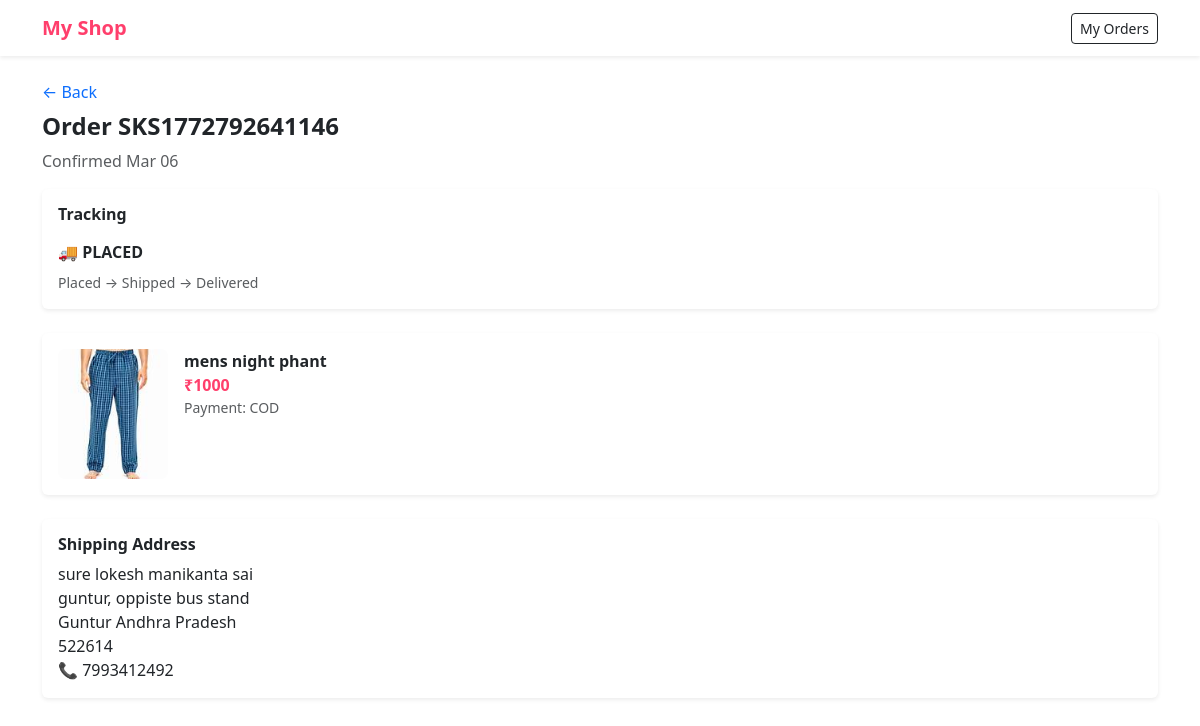
The app's page /order/5 (signed in) with its own data.
### models/order.py (models this page shows)
class Order(db.Model):
    __tablename__ = "order"
    id = db.Column(db.Integer, primary_key=True)
    order_id = db.Column(db.String(20), nullable=False)
    user_id = db.Column(db.Integer, db.ForeignKey("user.id"), nullable=False)
    product_id = db.Column(db.Integer, db.ForeignKey("product.id"), nullable=False)
    address_id = db.Column(db.Integer, db.ForeignKey("address.id"), nullable=False)
    payment_method = db.Column(db.String(20), nullable=False)
    status = db.Column(db.String(20), default="Placed")
    created_at = db.Column(db.DateTime, default=datetime.utcnow)
    size = db.Column(db.String(10))
    user = db.relationship("User", backref="orders")
    product = db.relationship("Product", backref="orders")
    address = db.relationship("Address", backref="orders")

### models/product.py (models this page shows)
class Product(db.Model):
    id = db.Column(db.Integer, primary_key=True)
    name = db.Column(db.String(100), nullable=False)
    price = db.Column(db.Integer, nullable=False)
    category = db.Column(db.String(50))
    type = db.Column(db.String(50))
    color = db.Column(db.String(30))
    brand = db.Column(db.String(50))
    sizes = db.Column(db.String(100))
    image = db.Column(db.String(200))
    image2 = db.Column(db.String(200))
    image3 = db.Column(db.String(200))

### models/address.py (models this page shows)
class Address(db.Model):
    id = db.Column(db.Integer, primary_key=True)
    user_id = db.Column(db.Integer, db.ForeignKey("user.id"))
    name = db.Column(db.String(100))
    mobile = db.Column(db.String(10))
    email = db.Column(db.String(120))
    house = db.Column(db.String(200))
    street = db.Column(db.String(200))
    city = db.Column(db.String(100))
    state = db.Column(db.String(100))
    pincode = db.Column(db.String(10))

### app.py (the view)
@app.route("/order/<int:id>")
def order_detail(id):
    if "user_id" not in session:
        return redirect("/login")
    order = Order.query.get_or_404(id)
    return render_template("order_detail.html", order=order)

### templates/order_detail.html (shortened to what this page needs)
{% extends "base.html" %}
{% block content %}
<a href="/my-orders" class="text-decoration-none">← Back</a>
<h4 class="fw-bold mt-2">Order {{ order.order_id }}</h4>
<p class="text-muted">Confirmed {{ order.created_at.strftime("%b %d") }}</p>
<div class="card border-0 shadow-sm mb-4">
<div class="card-body">
<h6 class="fw-bold mb-3">Tracking</h6>
<div class="mb-2">
🚚 <span class="fw-semibold">{{ order.status }}</span>
</div>
<div class="text-muted small">
Placed → Shipped → Delivered
</div>
</div>
</div>
<div class="card border-0 shadow-sm mb-4">
<div class="card-body d-flex gap-3">
<img src="{{ url_for('static', filename=order.product.image) }}"
     style="width:110px; height:130px; object-fit:cover; border-radius:8px;">
<div>
<div class="fw-semibold">
{{ order.product.name }}
</div>
<div class="pink fw-bold">
₹{{ order.product.price }}
</div>
<div class="text-muted small">
Payment: {{ order.payment_method|upper }}
</div>
</div>
</div>
</div>
<div class="card border-0 shadow-sm">
<div class="card-body">
<h6 class="fw-bold mb-2">Shipping Address</h6>
{{ order.address.name }} <br>
{{ order.address.house }}, {{ order.address.street }} <br>
{{ order.address.city }} {{ order.address.state }} <br>
{{ order.address.pincode }} <br>
📞 {{ order.address.mobile }}
</div>
</div>
{% endblock %}

### templates/base.html (style rules this page uses)
body { background: #fff; }
.pink { color: #ff3f6c; }

### records on screen
Order: order_id "SKS1772792641146", created_at "Mar 06", status "PLACED", payment_method "COD"
Product: image (picture), product.name "mens night phant", product.price "1000"
Address: address.name "sure lokesh manikanta sai", address.house "guntur", address.street "oppiste bus stand", address.city "Guntur", address.state "Andhra Pradesh", address.pincode "522614", address.mobile "7993412492"
